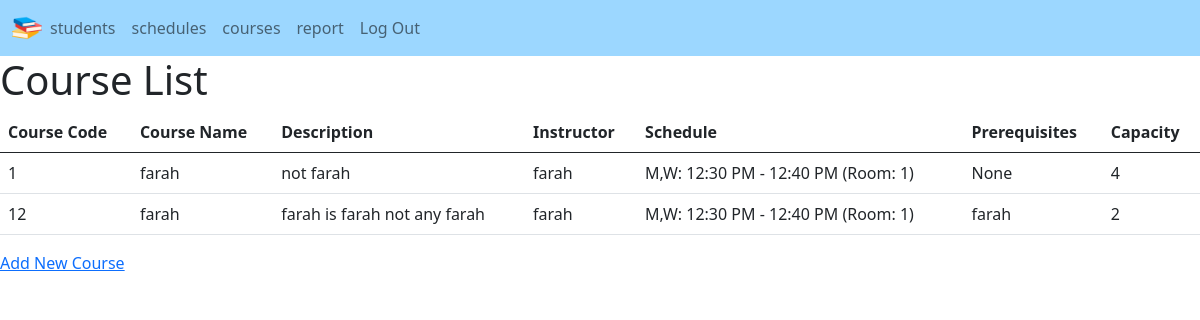
The page /course_list/ (signed in) on the database its author committed.
### courses/models.py (models this page shows, shortened)
class Course(models.Model):
    code = models.CharField(max_length=90, unique=True, primary_key=True)
    name = models.CharField(max_length=100, null=True)
    description = models.TextField(null=True)
    instructor = models.CharField(max_length=100, null=True)
    scheduled = models.ForeignKey(CourseSchedule, on_delete=models.CASCADE, related_name='courses')
    prerequisites = models.ManyToManyField('self', blank=True, symmetrical=False)
    capacity = models.IntegerField(null=True)
    def __str__(self):
        return self.name

class CourseSchedule(models.Model):
    DAY_CHOICES = (
        ('S,T,T', 'Sunday, Tuesday, Thursday'),
        ('M,W', 'Monday, Wednesday')
    )
    days = models.CharField(max_length=50, null=True, choices=DAY_CHOICES)
    start_time = models.TimeField(null=True)
    end_time = models.TimeField(null=True)
    room_no = models.CharField(max_length=10, null=True)

### courses/views.py (the view)
# urls.py: path('course_list/', views.course_lista, name='course_list'),
@login_required
def course_lista(request):
    if not request.user.is_superuser:
        raise PermissionDenied
    courses = Course.objects.all()
    return render(request, 'courses/courses_list.html', {'courses': courses})

### courses/templates/courses/courses_list.html (shortened to what this page needs)
{% extends "courses/mainadmin.html" %}
{% load static %}
{% block content %}
    <h1>Course List</h1>
    <table class="table">
        <thead>
            <tr>
                <th>Course Code</th>
                <th>Course Name</th>
                <th>Description</th>
                <th>Instructor</th>
                <th>Schedule</th>
                <th>Prerequisites</th>
                <th>Capacity</th>
            </tr>
        </thead>
        <tbody>
            {% for course in courses %}
                <tr>
                    <td>{{ course.code }}</td>
                    <td>{{ course.name }}</td>
                    <td>{{ course.description }}</td>
                    <td>{{ course.instructor }}</td>
                    <td>
                        {% if course.scheduled %}
                            {{ course.scheduled.days }}: {{ course.scheduled.start_time|date:"g:i A" }} - {{ course.scheduled.end_time|date:"g:i A" }} (Room: {{ course.scheduled.room_no }})
                        {% else %}
                            No Schedule
                        {% endif %}
                    </td>
                    <td>
                        {% if course.prerequisites.exists %}
                            {{ course.prerequisites.all|join:", " }}
                        {% else %}
                            None
                        {% endif %}
                    </td>
                    <td>{{ course.capacity }}</td>
                </tr>
            {% endfor %}
        </tbody>
    </table>
    <a href="{% url 'add_course' %}">Add New Course</a>
{% endblock content %}

### rows shown on the page
Course: code "1", name "farah", description "not farah", instructor "farah", scheduled.days "M,W", scheduled.start_time "12:30 PM", scheduled.end_time "12:40 PM", scheduled.room_no "1", shows "None", capacity "4"
Course: code "12", name "farah", description "farah is farah not any farah", instructor "farah", scheduled.days "M,W", scheduled.start_time "12:30 PM", scheduled.end_time "12:40 PM", scheduled.room_no "1", prerequisites.all "farah", capacity "2"
